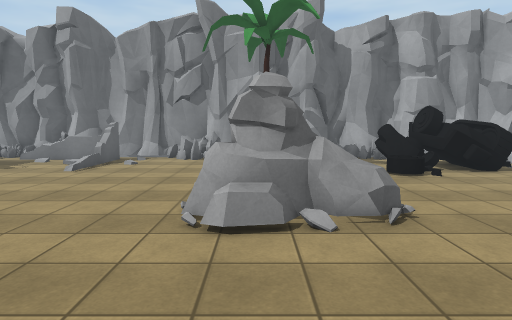
[1] (above)

24 first-person views from a walk through a 3-D level made in the Unity game engine. The camera is 1.5 m above the floor, tilts 6° down and sees 75° across. The floor is counted in squares, 1 m on a side. Each view is taken from the middle of a square. On the plan, view 1 faces up. The plan holds only what a view shows up to about 15 squares ahead; the rest is blank. Surface patterns are stand-ins for the level's own textures.

[2]
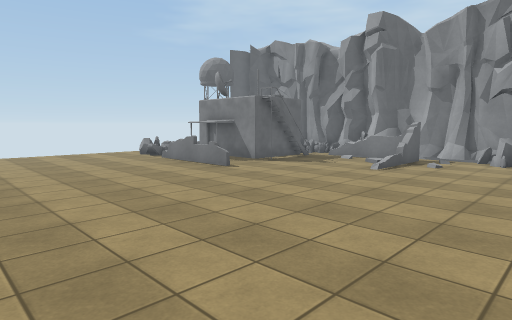

[3]
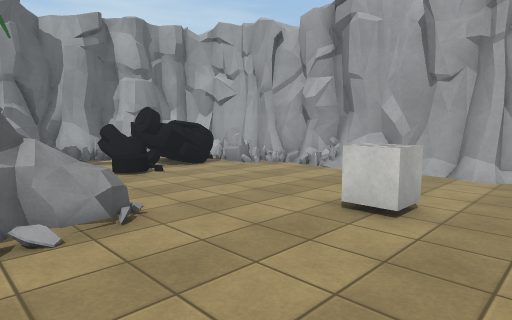

[4]
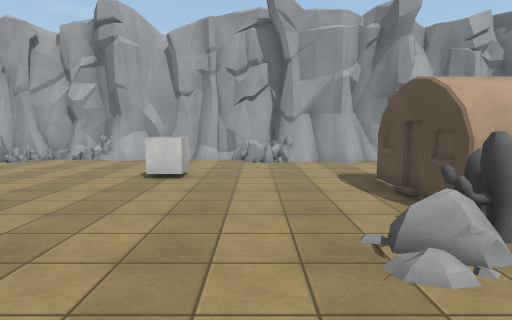

[5]
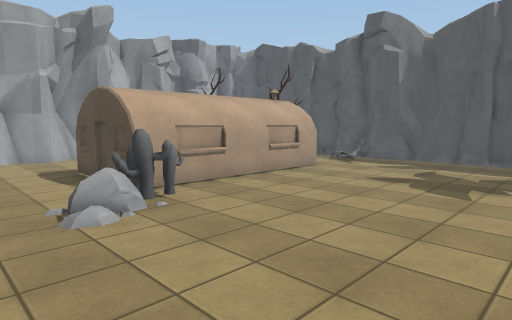

[6]
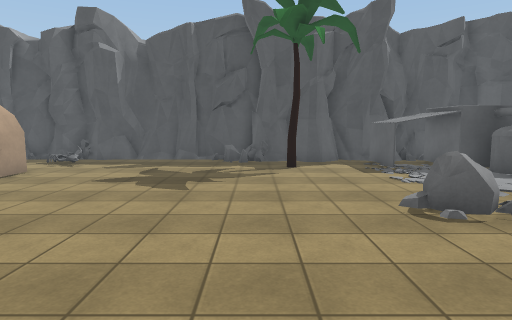

[7]
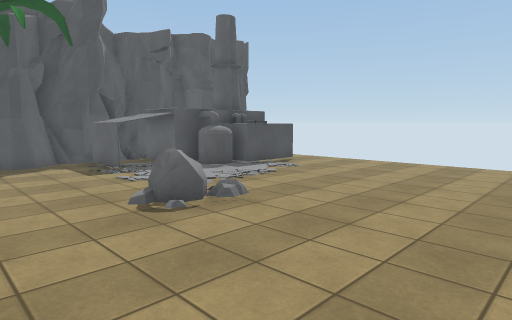

[8]
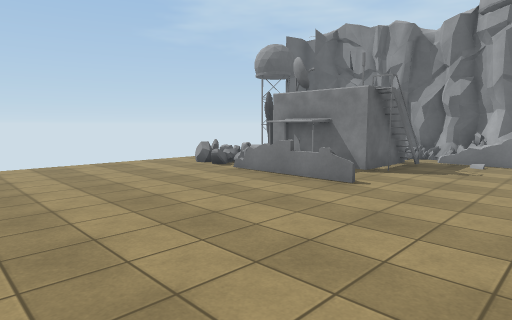

[9]
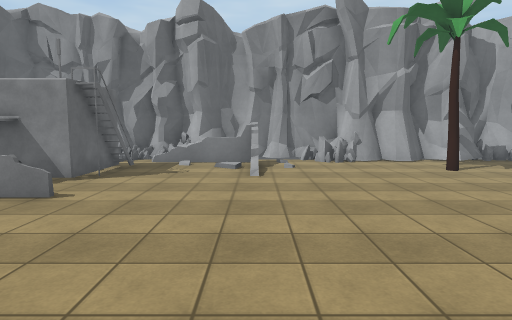

[10]
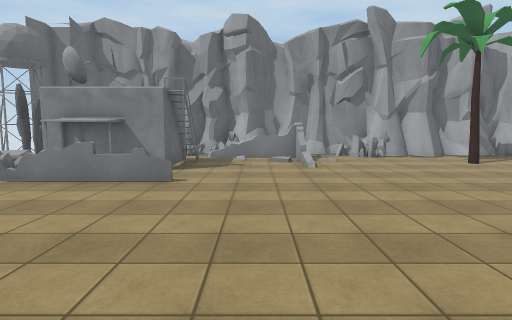

[11]
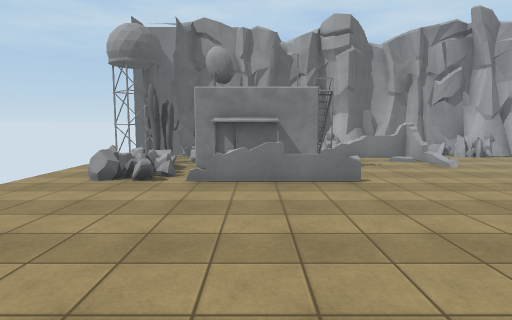

[12]
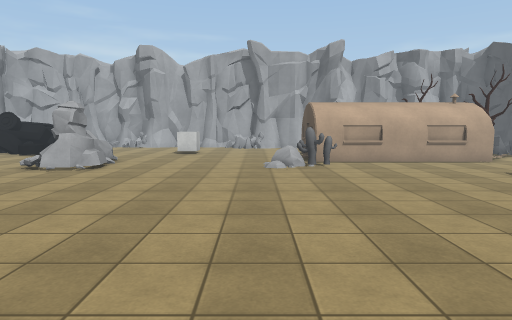

[13]
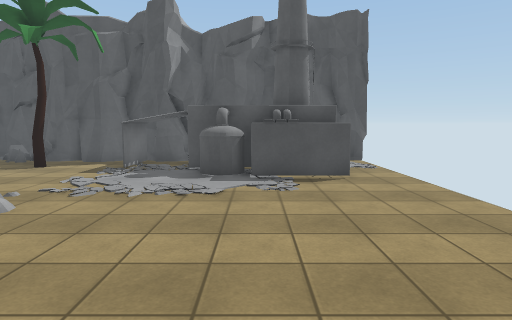

[14]
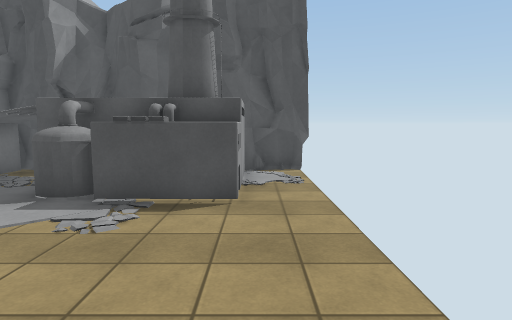

[15]
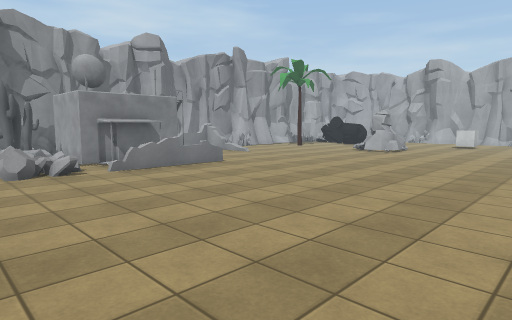

[16]
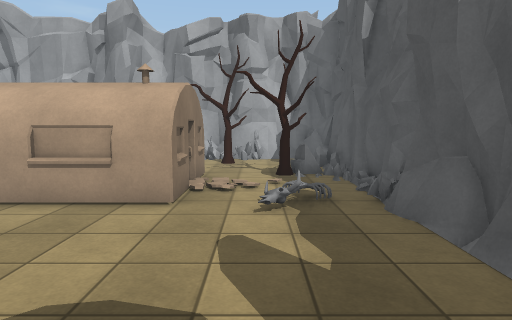

[17]
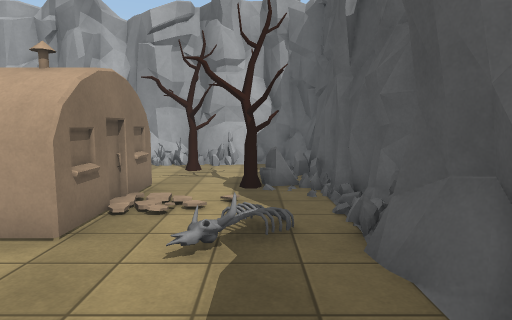

[18]
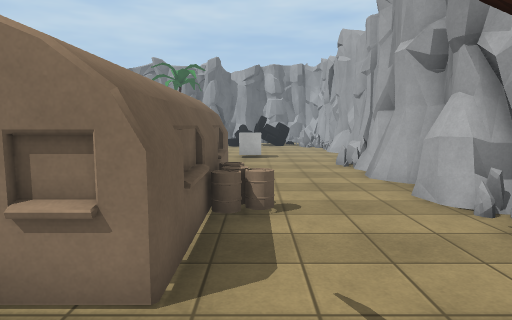

[19]
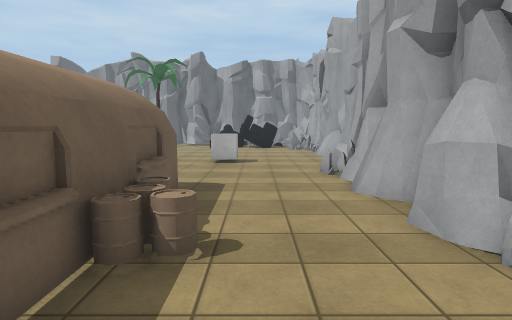

[20]
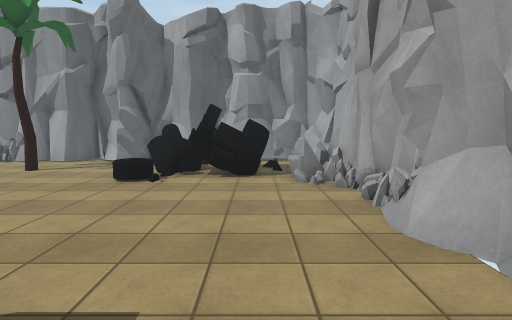

[21]
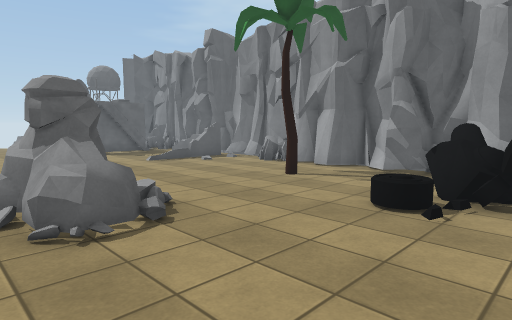

[22]
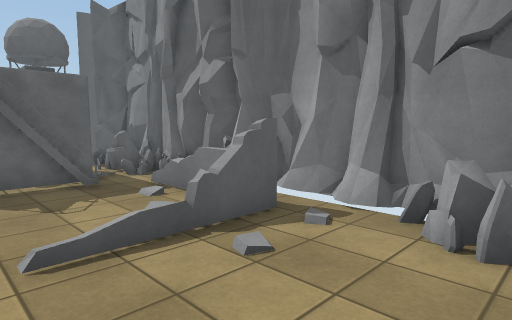

[23]
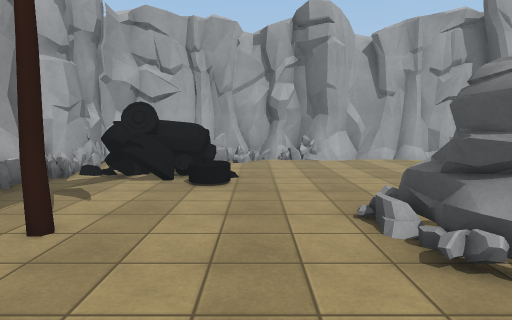

[24]
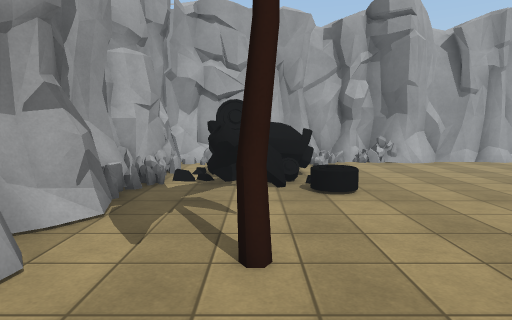

### Floor plan
Key: @ floor where view 1 was taken; # wall or solid block; . main floor; : floor 0.25 m higher than the main floor; / step, stairs or slope; = window, fence, low wall or low ledge; T tree; B building; C cube; R rock; A cactus; O other object.
Columns run from 20 left of view 1 to 11 right of it. Each row starts with its distance up from view 1.
 16    #################  ######
 15    ##=  #.   ...==######===#####
 14  OOO=..##..===#/..........:...=#
 13  OOO.#  ##...:=/.........OOOO.=#
 12    AA#   #..../.....TT..OOOOO.=#
 11    RR#   #..../..........OOOO==#
 10    RR#B###...............O.O.#=#
  9  ..RR.BBB.....................##
  8  ..RO..........................#
  7  ...................OO.........#
  6  ..................OOOO.......=#
  5  ..................OOOO........#
  4  ..............................#
  3  ........................CC....#
  2  ........................CC....#
  1  .............................##
  0  ...................@........==#
 -1   ...........................=##
 -2  ...................R.........#
 -3  ...................AABBBB...=#
 -4  ...................ABBBBB....#
 -5  .........R/.........BBBBB....#
 -6  .........RR.........BBBBBB...#
 -7  ....................BBBBBB...#
 -8  ......  ............BBBBB....#
 -9  ..OOO    ...........BBBBB....##
-10  .O OOOO  ...........BBBBB....=#
-11  .OOOOOOOO............./....TT##
-12  .OOO  OOO...T........./......#
-13  .O    O O...........O...T....#
-14 ###O   =##=####=.........==.=##
-15 ###    ########################

Positions as (right, up) in squares from view 1, and headings:
1: (0, 0), facing up
2: (-1, 0), facing up-left
3: (0, 0), facing up-right
4: (-4, 0), facing right
5: (-6, 0), facing down-right
6: (-6, 0), facing down
7: (-6, 0), facing down-left
8: (-6, 0), facing up-left
9: (-6, 1), facing up
10: (-8, -1), facing up
11: (-13, -1), facing up
12: (-12, -1), facing right
13: (-15, 0), facing down
14: (-18, -3), facing down
15: (-19, -3), facing up-right
16: (-5, -12), facing right
17: (-3, -13), facing right
18: (6, -13), facing up
19: (7, -11), facing up
20: (8, 1), facing up
21: (7, 4), facing up-left
22: (-2, 10), facing up-left
23: (-4, 9), facing right
24: (-3, 12), facing right
